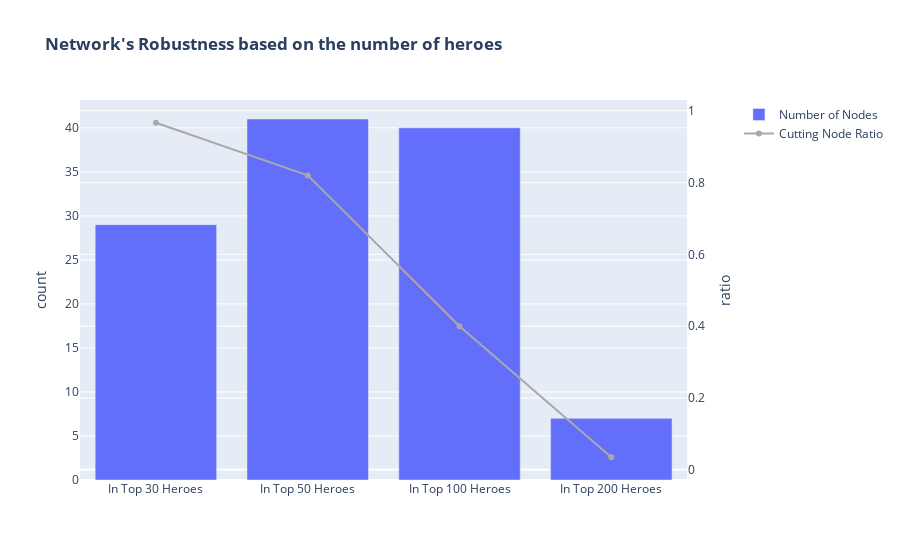

Here is the notebook cell this chart was saved with:
### Code cell
# Create graph
fig = make_subplots(specs=[[{"secondary_y": True}]])
for c in ['Number of Nodes', 'Cutting Node Ratio']:
    temp_ = test_df[c]
    if c == 'Cutting Node Ratio':
        fig.add_trace(go.Scatter(x=[f"In Top {n} Heroes" for n in [30, 50, 100, 200]], y=temp_, name=c, line=dict(color='darkgray')),
                      secondary_y=True)
    else:
        fig.add_trace(go.Bar(x=[f"In Top {n} Heroes" for n in [30, 50, 100, 200]], y=temp_, name=c
                                ))

fig.update_layout(barmode='group')
fig.update_yaxes(title_text="count", secondary_y=False)
fig.update_yaxes(title_text="ratio", secondary_y=True)
fig.update_layout(title_text="<b>Network's Robustness based on the number of heroes</b>")
fig.show()

test = all[100].copy()

### Figure 1 — Plotly figure (JSON) as saved in the notebook; plotly's stock layout.template omitted (floating-point values rounded to 4 significant figures)
{"data": [{"name": "Number of Nodes", "type": "bar", "x": ["In Top 30 Heroes", "In Top 50 Heroes", "In Top 100 Heroes", "In Top 200 Heroes"], "y": [29, 41, 40, 7]}, {"line": {"color": "darkgray"}, "name": "Cutting Node Ratio", "type": "scatter", "x": ["In Top 30 Heroes", "In Top 50 Heroes", "In Top 100 Heroes", "In Top 200 Heroes"], "xaxis": "x", "y": [0.9667, 0.82, 0.4, 0.035], "yaxis": "y2"}], "layout": {"barmode": "group", "title": {"text": "<b>Network's Robustness based on the number of heroes</b>"}, "xaxis": {"anchor": "y", "domain": [0, 0.94]}, "yaxis": {"anchor": "x", "domain": [0, 1], "title": {"text": "count"}}, "yaxis2": {"anchor": "x", "overlaying": "y", "side": "right", "title": {"text": "ratio"}}}}
